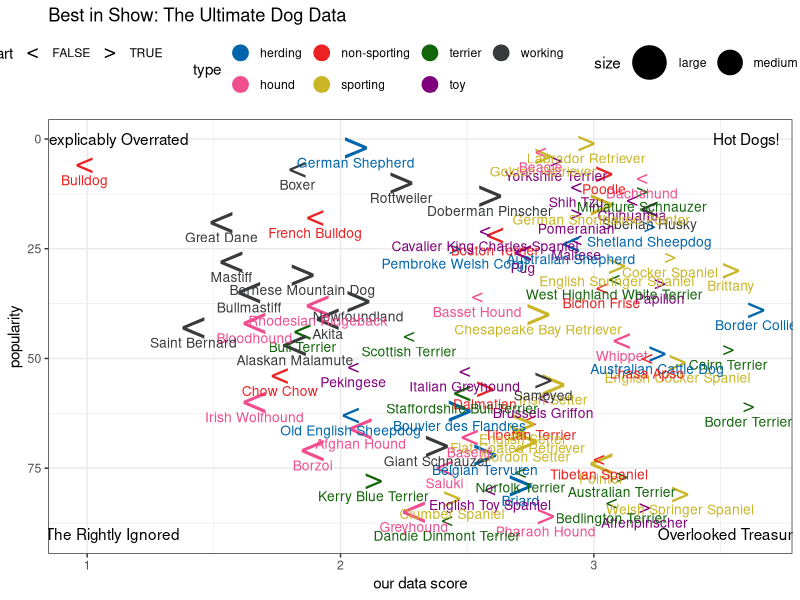

Generate this figure with R:
## ---- chunk 1
knitr::opts_chunk$set(echo = TRUE)
knitr::opts_chunk$set(fig.width=12, fig.height=8) 
## ---- chunk 2
library(tidyverse)
library(ggplot2)
best <- readxl::read_xlsx("KIB - Best in Show (public).xlsx", sheet="Best in show full sheet")
colnames(best) = best[2, ]
best <- best[-(1:3), c(1,3,5,7,41,32)]
names(best) <- c("breed", "type", "score", "popularity", "intelligence", "size")
best$type <- factor(best$type)
best$score <- as.numeric(best$score)
best$popularity <- as.numeric(best$popularity)
best$intelligence <- factor(best$intelligence)
best$size <- factor(best$size)
best <- na.omit(best)
## ---- chunk 3
best <- best %>% mutate(smart = ifelse(intelligence %in% c("Above average", "Brightest", "Excellent"), TRUE, FALSE))
cols <- c("#0065ab", "#f04e8e", "#ec2121", "#c9b525", "#13650a", "#80017c", "#393a3c")
p <- best %>% ggplot(aes(x=score, y=popularity, size=size)) + geom_point(aes(shape=smart, color=type)) 
p + scale_shape_manual(values=c(60, 62)) + scale_color_manual(values=cols) + scale_size_manual(values=c(11,8,5)) + theme_bw() + geom_text(aes(x=score, y=popularity, label=breed,color=type, vjust=2), size=3.5) + scale_y_reverse() + xlim(0.98, 3.65) + guides(colour = guide_legend(override.aes = list(size=5))) + guides(shape = guide_legend(override.aes = list(size=5))) + ggtitle("Best in Show: The Ultimate Dog Data") + xlab("our data score") + theme(legend.position="top") + annotate("text", x = 1.1, y = 90, label = "The Rightly Ignored") + annotate("text", x = 1.1, y = 0, label = "Inexplicably Overrated") + annotate("text", x = 3.55, y = 90, label = "Overlooked Treasures") + annotate("text", x =3.6, y = 0, label = "Hot Dogs!")
